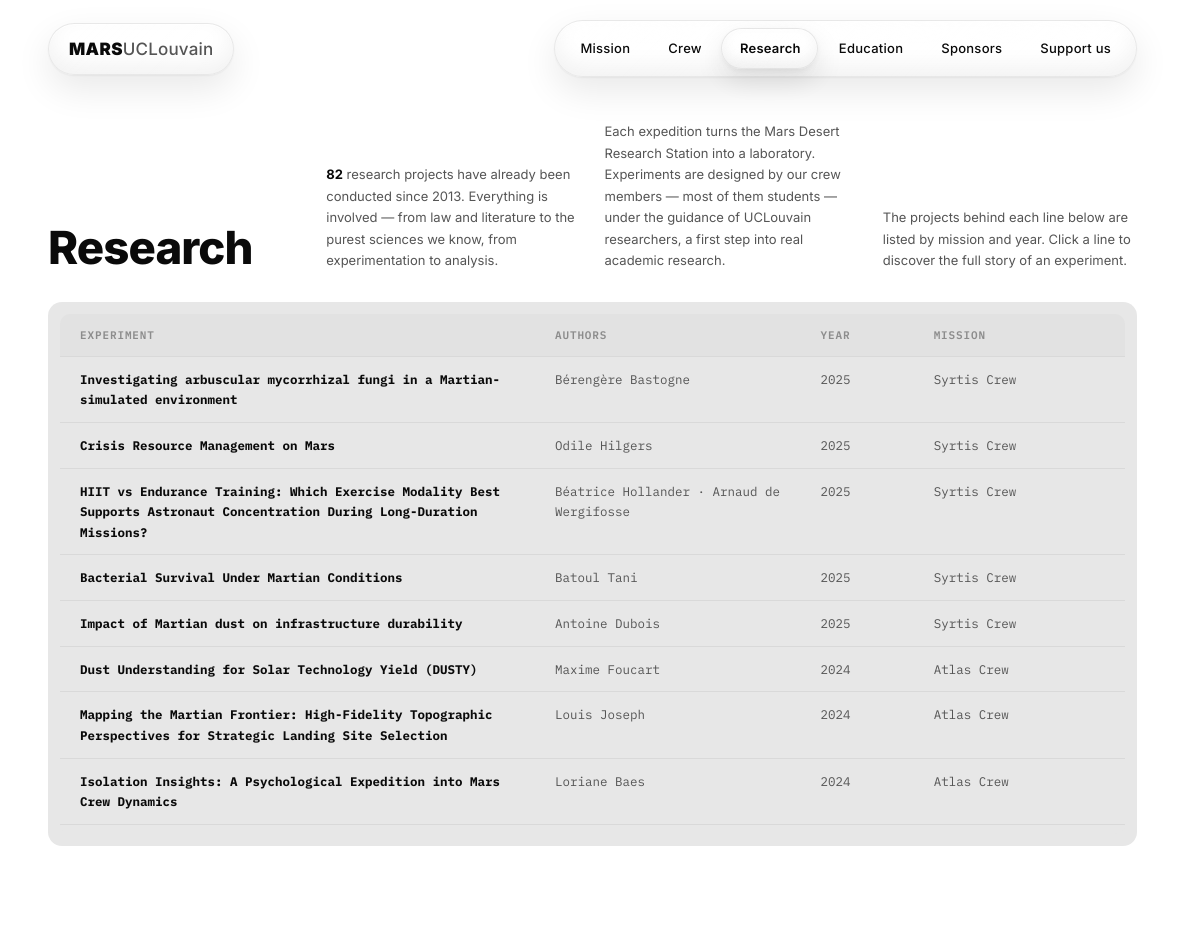
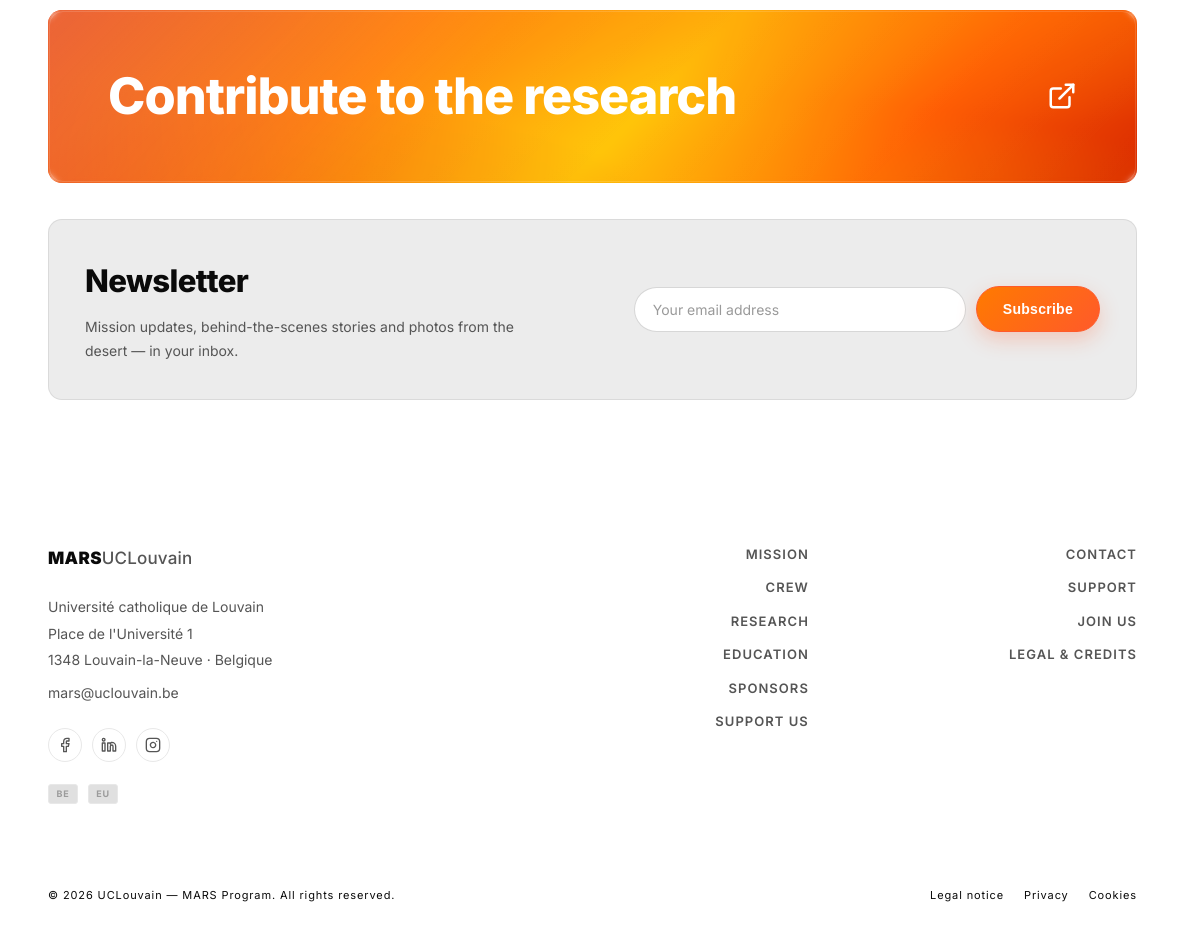
Screenshot of /research with the database file from the repository (2 pictures, top to bottom).
### models.py (models this page shows, shortened)
class Research(db.Model):
    __tablename__ = "research"
    id = db.Column(db.Integer, primary_key=True)
    title = db.Column(db.String(300), nullable=False)
    title_fr = db.Column(db.String(300), default="")
    slug = db.Column(db.String(300), unique=True, nullable=False)
    authors = db.Column(db.String(300), default="")
    year = db.Column(db.String(40), default="")
    mission = db.Column(db.String(120), default="")
    mission_fr = db.Column(db.String(120), default="")
    crew_id = db.Column(db.Integer, db.ForeignKey("crew.id", ondelete="SET NULL"), nullable=True)
    disciplines = db.Column(db.JSON, default=list)
    description = db.Column(db.Text, default="")
    description_fr = db.Column(db.Text, default="")
    category = db.Column(db.String(20), default="science")
    links = db.Column(db.JSON, default=list)
    pdf = db.Column(db.String(255))
    order_index = db.Column(db.Integer, default=0)
    members = db.relationship("Member", secondary=research_members, backref="researches")
    partners = db.relationship("Sponsor", secondary=research_partners, backref="researches")
    @property
    def discipline_list(self):
        if isinstance(self.disciplines, list):
            return self.disciplines
        return []
    @property
    def link_list(self):
        if isinstance(self.links, list):
            return self.links
        return []
    @property
    def category_label(self):
        return dict(CATEGORIES).get(self.category, self.category)
    @property
    def display_authors(self):
        names = [m.name for m in self.members]
        if self.authors:
            extras = [a for a in self.authors.split(" · ") if a not in names]
            return " · ".join(names + extras)
        return " · ".join(names) if names else ""

class Crew(db.Model):
    __tablename__ = "crew"
    id = db.Column(db.Integer, primary_key=True)
    name = db.Column(db.String(120), nullable=False)
    slug = db.Column(db.String(120), unique=True, nullable=False)
    year = db.Column(db.String(40), default="")
    is_current = db.Column(db.Boolean, default=False)
    tagline = db.Column(db.Text, default="")
    tagline_fr = db.Column(db.Text, default="")
    description = db.Column(db.Text, default="")
    description_fr = db.Column(db.Text, default="")
    photo = db.Column(db.String(255))
    order_index = db.Column(db.Integer, default=0)
    members = db.relationship(
        "Member",
        backref="crew",
        lazy="dynamic",
        order_by="Member.order_index",
        cascade="all, delete-orphan",
    )
    researches = db.relationship(
        "Research",
        backref="crew_ref",
        lazy="dynamic",
        foreign_keys="Research.crew_id",
    )

### app.py (the view)
@app.route("/research")
def research():
    query = Research.query.order_by(Research.order_index.asc(), Research.year.desc())
    crew = None
    crew_slug = request.args.get("crew")
    if crew_slug:
        crew = Crew.query.filter_by(slug=crew_slug).first()
        if crew:
            query = Research.query.filter_by(crew_id=crew.id).order_by(Research.order_index.asc())
    researches = query.all()
    research_count = Research.query.count()
    return render_template(
        "research.html",
        active="research",
        researches=researches,
        research_count=research_count,
        crew=crew,
    )

### app.py (called while the page is built)
@app.context_processor
def inject_globals():
    def t(key):
        return key
    def tr(obj, field):
        val = getattr(obj, field, "") or ""
        return val
    def crew_photo(crew):
        if crew.slug in CREW_PHOTOS:
            return url_for("static", filename=CREW_PHOTOS[crew.slug])
        if crew.photo:
            return url_for("uploaded_file", filename=crew.photo)
        return None
    def crew_photo_position(crew):
        opts = CREW_PHOTO_OPTS.get(crew.slug)
        return opts["y"] if opts else None
    def crew_photo_size(crew):
        opts = CREW_PHOTO_OPTS.get(crew.slug)
        return opts.get("zoom") if opts else None
    return {"t": t, "tr": tr, "lang": "en", "crew_photo": crew_photo, "crew_photo_position": crew_photo_position, "crew_photo_size": crew_photo_size}

### templates/research.html (shortened to what this page needs)
{% extends "base.html" %}
{% block content %}
  <main class="container rf">
    <div class="rf-side">
      <h1 class="rf-title">{{ t('Research') }}</h1>
      <div class="rf-blocks">
        <p class="rf-block">
          <span class="research-count">{{ research_count }}</span> {{ t('research projects have already been conducted since 2013. Everything is involved — from law and literature to the purest sciences we know, from experimentation to analysis.') }}
        </p>
        <p class="rf-block">
          {{ t('Each expedition turns the Mars Desert Research Station into a laboratory. Experiments are designed by our crew members — most of them students — under the guidance of UCLouvain researchers, a first step into real academic research.') }}
        </p>
        <p class="rf-block">
          {{ t('The projects behind each line below are listed by mission and year. Click a line to discover the full story of an experiment.') }}
        </p>
      </div>
    </div>
    <div class="rf-media">
      <div class="db" role="region" aria-label="{{ t('Experiments database') }}">
        <div class="db-head" aria-hidden="true">
          <span>{{ t('Experiment') }}</span>
          <span>{{ t('Authors') }}</span>
          <span>{{ t('Year') }}</span>
          <span>{{ t('Mission') }}</span>
        </div>
        {% for r in researches %}
          <div class="db-row" data-research-idx="{{ loop.index0 }}" data-cat="{{ r.category }}">
            <span class="db-experiment">{{ tr(r, 'title') }}</span>
            <span>{{ r.display_authors }}</span>
            <span>{{ r.year }}</span>
            <span>{% if r.crew_ref %}{{ r.crew_ref.name }}{% else %}{{ r.mission }}{% endif %}</span>
          </div>
        {% endfor %}
      </div>
    </div>
  </main>
  {% with cta_title="Contribute to the research", cta_aria="Contact us" %}{% include "_cta.html" %}{% endwith %}
{% endblock %}

### static/css/styles.css (style rules this page uses)
:root { --bg: #FFFFFF; --ink: #0A0A0A; --grey: #555555; --soft: #8C8C8C; --line: #E8E8E8; --placeholder: #E7E7E7; --placeholder-grad: linear-gradient(135deg, #F7B586 0%, #E8692A 55%, #C94F1F 100%); --glass: rgba(255, 255, 255, 0.55); --glass-border: rgba(10, 10, 10, 0.08); --radius-lg: 14px; --font: "Inter", "Helvetica Neue", Helvetica, Arial, sans-serif; }
*, *::before, *::after { box-sizing: border-box; margin: 0; padding: 0; }
html { scroll-behavior: smooth; scrollbar-gutter: stable; }
body { min-height: 100vh; background: var(--bg); color: var(--ink); font-family: var(--font); font-size: 15px; line-height: 1.65; -webkit-font-smoothing: antialiased; -moz-osx-font-smoothing: grayscale; }
.container { max-width: 1800px; margin-inline: auto; padding-inline: clamp(20px, 4vw, 56px); }
.research-count { font-weight: 700; color: var(--ink); }
.rf { width: min(100%, calc((100dvh - 94px) * 16 / 9)); margin-inline: auto; display: grid; grid-template-columns: repeat(12, 1fr); grid-template-rows: auto minmax(0, 1fr); column-gap: clamp(16px, 2vw, 32px); padding-top: clamp(16px, 2vw, 28px); }
.rf-side { grid-column: 1 / -1; grid-row: 1; display: grid; grid-template-columns: repeat(4, 1fr); column-gap: clamp(16px, 2vw, 32px); align-items: end; }
.rf-title { font-size: clamp(34px, 3.8vw, 56px); font-weight: 800; line-height: 1.02; letter-spacing: -0.02em; color: var(--ink); }
.rf-blocks { display: contents; }
.rf-block { font-size: 13px; line-height: 1.65; color: var(--grey); }
.rf-media { grid-column: 1 / -1; grid-row: 2; width: 100%; aspect-ratio: 16 / 8; background: var(--placeholder); border-radius: var(--radius-lg); padding: clamp(10px, 1vw, 14px); display: flex; flex-direction: column; margin-top: clamp(20px, 2.5vw, 32px); margin-bottom: clamp(12px, 1.5vw, 20px); overflow: hidden; }
.db { flex: 1; min-height: 0; overflow: auto; background: var(--placeholder); border-radius: calc(var(--radius-lg) - 4px); }
.db-head, .db-row { display: grid; grid-template-columns: 2.4fr 1.3fr 0.5fr 0.9fr; column-gap: clamp(12px, 1.5vw, 24px); padding: 12px 20px; min-width: 760px; font-family: "IBM Plex Mono", ui-monospace, "SF Mono", "Cascadia Mono", Menlo, Consolas, "Liberation Mono", monospace; }
.db-head { position: sticky; top: 0; z-index: 2; background: #e2e2e2; border-bottom: 1px solid #d9d9d9; font-size: 11px; font-weight: 600; letter-spacing: 0.08em; text-transform: uppercase; color: var(--soft); }
.db-row { border-bottom: 1px solid #d9d9d9; font-size: 12.5px; color: var(--grey); cursor: pointer; transition: background 0.15s ease; }
.db-experiment { font-weight: 700; color: var(--ink); }

### rows the page displays
Research: title "Investigating arbuscular mycorrhizal fungi in a Martian-simulated environment", display_authors "Bérengère Bastogne", year "2025", crew_ref.name "Syrtis Crew"
Research: title "Crisis Resource Management on Mars", display_authors "Odile Hilgers", year "2025", crew_ref.name "Syrtis Crew"
Research: title "HIIT vs Endurance Training: Which Exercise Modality Best Supports Astronaut Concentration During Long-Duration Missions?", display_authors "Béatrice Hollander · Arnaud de Wergifosse", year "2025", crew_ref.name "Syrtis Crew"
Research: title "Bacterial Survival Under Martian Conditions", display_authors "Batoul Tani", year "2025", crew_ref.name "Syrtis Crew"
Research: title "Impact of Martian dust on infrastructure durability", display_authors "Antoine Dubois", year "2025", crew_ref.name "Syrtis Crew"
Research: title "Dust Understanding for Solar Technology Yield (DUSTY)", display_authors "Maxime Foucart", year "2024", crew_ref.name "Atlas Crew"
Research: title "Mapping the Martian Frontier: High-Fidelity Topographic Perspectives for Strategic Landing Site Selection", display_authors "Louis Joseph", year "2024", crew_ref.name "Atlas Crew"
Research: title "Isolation Insights: A Psychological Expedition into Mars Crew Dynamics", display_authors "Loriane Baes", year "2024", crew_ref.name "Atlas Crew"

### other values shown
{{ t('Mission') }} "Mission"
{{ t('Crew') }} "Crew"
{{ t('Research') }} "Research"
{{ research_count }} "82"
{{ t('Experiment') }} "EXPERIMENT"
{{ t('Authors') }} "AUTHORS"
{{ t('Year') }} "YEAR"
{{ t('Mission') }} "MISSION"
{{ t(cta_title) }} "Contribute to the research"
{{ t('Newsletter') }} "Newsletter"
{{ t('Subscribe') }} "Subscribe"
{{ t('Crew') }} "CREW"
{{ t('Research') }} "RESEARCH"
{{ t('Contact') }} "CONTACT"
{{ t('Support') }} "SUPPORT"
